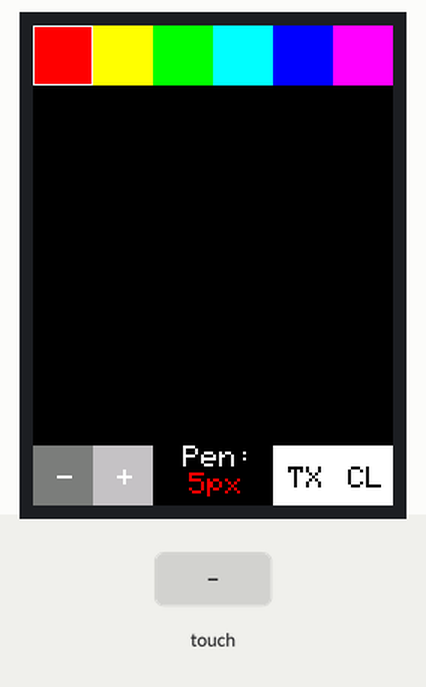
Simulated run of this sketch. Board: ESP8266 (NodeMCU). On the bench: 240×320 colour display. The test bench sets the inputs (shaded band). What the sketch prints to the serial monitor is not drawn.

Above: at 1.4 s.
1.5 s: touch panel pressed at 38 % / 10 % of its raw x / y range
At 2.2 s:
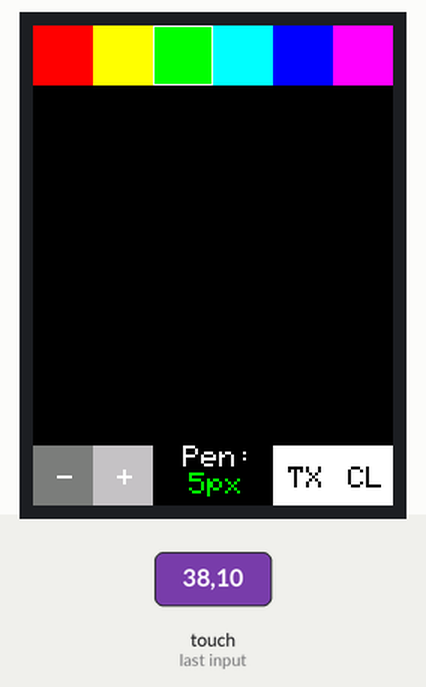
3.0 s: touch panel pressed at 62 % / 10 % of its raw x / y range
At 3.3 s:
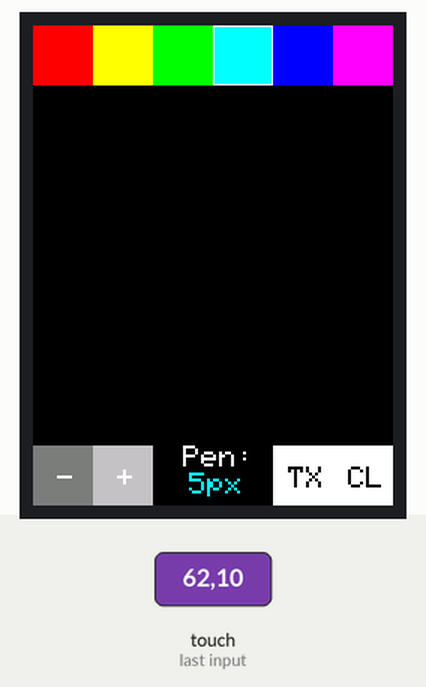
4.5 s: touch panel pressed at 87 % / 10 % of its raw x / y range
At 5.7 s:
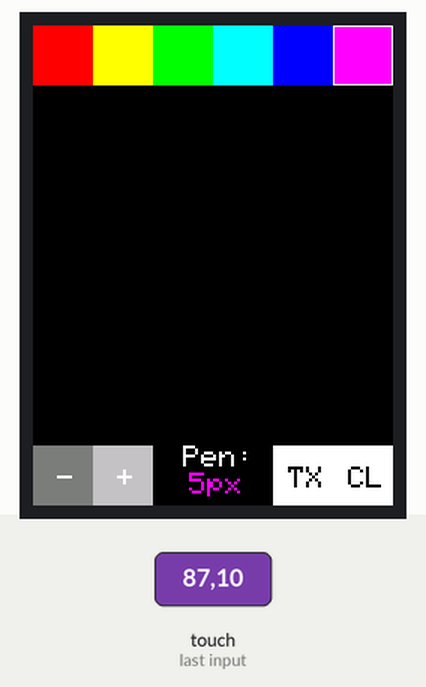
6.0 s: touch panel pressed at 13 % / 30 % of its raw x / y range
At 6.6 s:
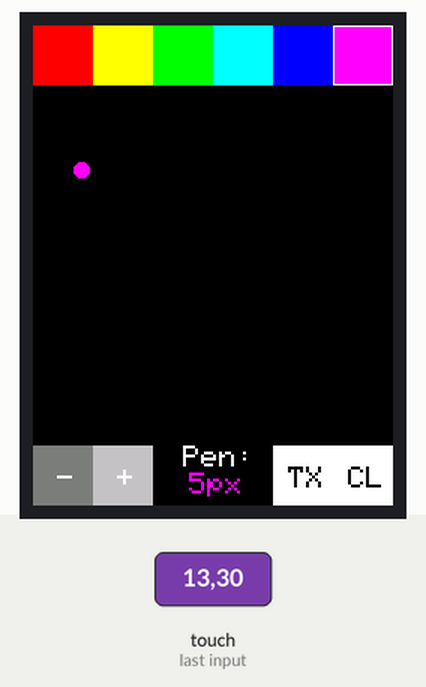
7.5 s: touch panel pressed at 13 % / 90 % of its raw x / y range
At 7.9 s:
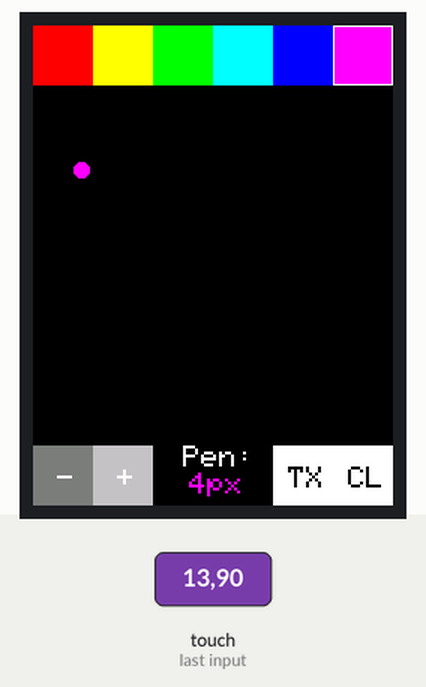
9.0 s: touch panel pressed at 87 % / 90 % of its raw x / y range
At 10.1 s:
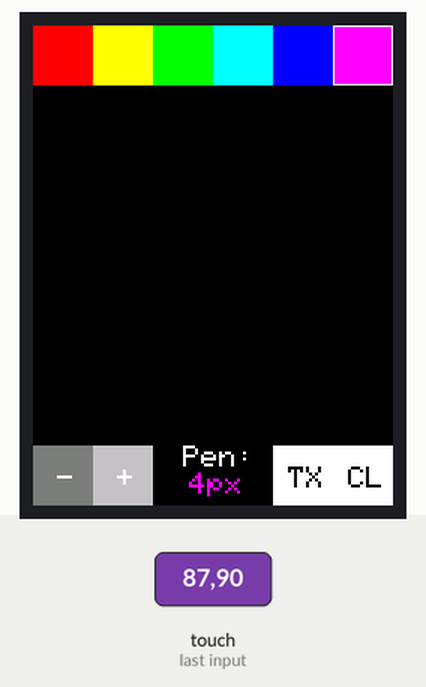
Timing chart, 0 to 11.5 s (numbered marks = the images above; inputs shaded):
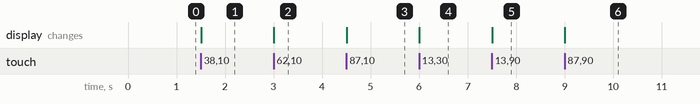

Measured:
- after the input at 1.5 s, the display: changes at once (image 1)
- after the input at 3.0 s, the display: changes at once (image 2)
- after the input at 4.5 s, the display: changes at once (image 3)
- after the input at 6.0 s, the display: changes at once (image 4)
- after the input at 7.5 s, the display: changes at once (image 5)
- after the input at 9.0 s, the display: changes at once (image 6)

The sketch:

capTouch_d1_redone.ino
```cpp
#include "SPI.h"
#include "Adafruit_GFX.h"
#include "Adafruit_ILI9341.h"

#include "Wire.h"
#include "Adafruit_FT6206.h"

Adafruit_FT6206 ctp = Adafruit_FT6206();

// DC/CS
#define TFT_DC D4
#define TFT_CS D8

// Cap Touch stuff!

Adafruit_ILI9341 tft = Adafruit_ILI9341(TFT_CS, TFT_DC);

// Size of the color selection boxes and the paintbrush size
#define BOXSIZE 40
int PENRADIUS = 5;
int oldcolor, currentcolor;

void setup() {

  Serial.begin(115200);
  Serial.println("Up!");

  Serial.print("height (y): ");
  Serial.println(tft.height());
 Serial.print("width (x): ");
  Serial.println(tft.width());

  // put your setup code here, to run once:
  tft.begin();

    if (! ctp.begin(40)) {  // pass in 'sensitivity' coefficient
    Serial.println("Couldn't start FT6206 touchscreen controller");
    while (1);
  }

  Serial.println("Capacitive touchscreen started");

  tft.fillScreen(ILI9341_BLACK);


  // make the color selection boxes
  tft.fillRect(0, 0, BOXSIZE, BOXSIZE, ILI9341_RED);
  tft.fillRect(BOXSIZE, 0, BOXSIZE, BOXSIZE, ILI9341_YELLOW);
  tft.fillRect(BOXSIZE*2, 0, BOXSIZE, BOXSIZE, ILI9341_GREEN);
  tft.fillRect(BOXSIZE*3, 0, BOXSIZE, BOXSIZE, ILI9341_CYAN);
  tft.fillRect(BOXSIZE*4, 0, BOXSIZE, BOXSIZE, ILI9341_BLUE);
  tft.fillRect(BOXSIZE*5, 0, BOXSIZE, BOXSIZE, ILI9341_MAGENTA);

  // brushsize boxes
  tft.setTextColor(ILI9341_WHITE);  tft.setTextSize(2);
  tft.fillRect(0, tft.height()-BOXSIZE, BOXSIZE, BOXSIZE, ILI9341_DARKGREY);
  tft.setCursor(BOXSIZE/2-4, tft.height()-BOXSIZE/2-6);
  tft.println("-");

  tft.fillRect(BOXSIZE, tft.height()-BOXSIZE, BOXSIZE, BOXSIZE, ILI9341_LIGHTGREY);
  tft.setCursor(BOXSIZE+BOXSIZE/2-4, tft.height()-BOXSIZE/2-6);
  tft.println("+");

  // select the current color 'red'
  currentcolor = ILI9341_RED;


  showCursorStatus();


  // clear screen box
  tft.fillRect(BOXSIZE*5, tft.height()-BOXSIZE, BOXSIZE, BOXSIZE, ILI9341_WHITE);
  tft.setTextColor(ILI9341_BLACK);
  tft.setCursor(BOXSIZE*5+BOXSIZE/2-10, tft.height()-BOXSIZE/2-6);
  tft.println("CL");
  tft.drawRect(0, 0, BOXSIZE, BOXSIZE, ILI9341_WHITE);

  // transmit button
  tft.fillRect(BOXSIZE*4, tft.height()-BOXSIZE, BOXSIZE, BOXSIZE, ILI9341_WHITE);
  tft.setTextColor(ILI9341_BLACK);
  tft.setCursor(BOXSIZE*4+BOXSIZE/2-10, tft.height()-BOXSIZE/2-6);
  tft.println("TX");
  tft.drawRect(0,0, BOXSIZE, BOXSIZE, ILI9341_WHITE);


}

void loop() {
  // Wait for a touch
  if (! ctp.touched()) {
    return;
  }

  // Retrieve a point
  TS_Point p = ctp.getPoint();

 /*
  // Print out raw data from screen touch controller
  Serial.print("X = "); Serial.print(p.x);
  Serial.print("\tY = "); Serial.print(p.y);
  Serial.print(" -> ");
 */

  // flip it around to match the screen.
  p.x = map(p.x, 0, 240, 240, 0);
  p.y = map(p.y, 0, 320, 320, 0);

  // Print out the remapped (rotated) coordinates
  Serial.print("("); Serial.print(p.x);
  Serial.print(", "); Serial.print(p.y);
  Serial.println(")");

  if(p.y > tft.height()-BOXSIZE && p.y < tft.height()){
    // vi er i selection menuen
    if(p.x < BOXSIZE){
      if(PENRADIUS > 1){
       PENRADIUS = PENRADIUS-1;
       Serial.print("Pen Radius -- = ");
       Serial.println(PENRADIUS);
       showCursorStatus();
       delay(500);
      }
    } else if(p.x < BOXSIZE*2){
       PENRADIUS = PENRADIUS+1;
       Serial.print("Pen Radius ++ = ");
       Serial.println(PENRADIUS);
       showCursorStatus();
       delay(500);
    }
    else if(p.x > tft.width()-BOXSIZE) //clear screen
    {
       Serial.println("Clear screen");
       tft.fillRect(0,BOXSIZE, tft.height()-2*BOXSIZE, tft.width(), ILI9341_BLACK);
       //tft.fillScreen(ILI9341_BLACK);
    }

  }

  if (p.y < BOXSIZE) {
     oldcolor = currentcolor;

     if (p.x < BOXSIZE) {
       currentcolor = ILI9341_RED;
       tft.drawRect(0, 0, BOXSIZE, BOXSIZE, ILI9341_WHITE);
     } else if (p.x < BOXSIZE*2) {
       currentcolor = ILI9341_YELLOW;
       tft.drawRect(BOXSIZE, 0, BOXSIZE, BOXSIZE, ILI9341_WHITE);
     } else if (p.x < BOXSIZE*3) {
       currentcolor = ILI9341_GREEN;
       tft.drawRect(BOXSIZE*2, 0, BOXSIZE, BOXSIZE, ILI9341_WHITE);
     } else if (p.x < BOXSIZE*4) {
       currentcolor = ILI9341_CYAN;
       tft.drawRect(BOXSIZE*3, 0, BOXSIZE, BOXSIZE, ILI9341_WHITE);
     } else if (p.x < BOXSIZE*5) {
       currentcolor = ILI9341_BLUE;
       tft.drawRect(BOXSIZE*4, 0, BOXSIZE, BOXSIZE, ILI9341_WHITE);
     } else if (p.x <= BOXSIZE*6) {
       currentcolor = ILI9341_MAGENTA;
       tft.drawRect(BOXSIZE*5, 0, BOXSIZE, BOXSIZE, ILI9341_WHITE);
     }

     if (oldcolor != currentcolor) {
        if (oldcolor == ILI9341_RED)
          tft.fillRect(0, 0, BOXSIZE, BOXSIZE, ILI9341_RED);
        if (oldcolor == ILI9341_YELLOW)
          tft.fillRect(BOXSIZE, 0, BOXSIZE, BOXSIZE, ILI9341_YELLOW);
        if (oldcolor == ILI9341_GREEN)
          tft.fillRect(BOXSIZE*2, 0, BOXSIZE, BOXSIZE, ILI9341_GREEN);
        if (oldcolor == ILI9341_CYAN)
          tft.fillRect(BOXSIZE*3, 0, BOXSIZE, BOXSIZE, ILI9341_CYAN);
        if (oldcolor == ILI9341_BLUE)
          tft.fillRect(BOXSIZE*4, 0, BOXSIZE, BOXSIZE, ILI9341_BLUE);
        if (oldcolor == ILI9341_MAGENTA)
          tft.fillRect(BOXSIZE*5, 0, BOXSIZE, BOXSIZE, ILI9341_MAGENTA);

        showCursorStatus();
     }
  }
  if (((p.y-PENRADIUS) > BOXSIZE) && (p.y+PENRADIUS) < tft.height()-BOXSIZE && ((p.y+PENRADIUS) < tft.height())) {
    tft.fillCircle(p.x, p.y, PENRADIUS, currentcolor);
  }

}


void showCursorStatus()
{  //show cursor status:
  tft.fillRect(BOXSIZE*2, tft.height()-BOXSIZE, BOXSIZE*2, BOXSIZE, ILI9341_BLACK);   //clear the area first
  tft.setCursor(2*BOXSIZE+BOXSIZE/2, tft.height()-BOXSIZE);
  tft.setTextColor(ILI9341_WHITE);
  tft.println("Pen: ");
  tft.setCursor(2*BOXSIZE+BOXSIZE/2+4, tft.height()-BOXSIZE+18);
  tft.setTextColor(currentcolor);  tft.setTextSize(2);
  tft.print(PENRADIUS);
  tft.print("px");
}
```
